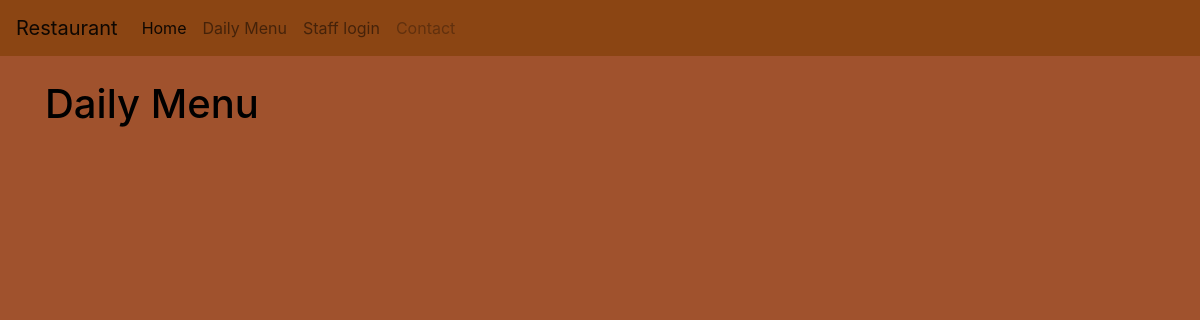
Page /dMenu/ on the earlier database version.
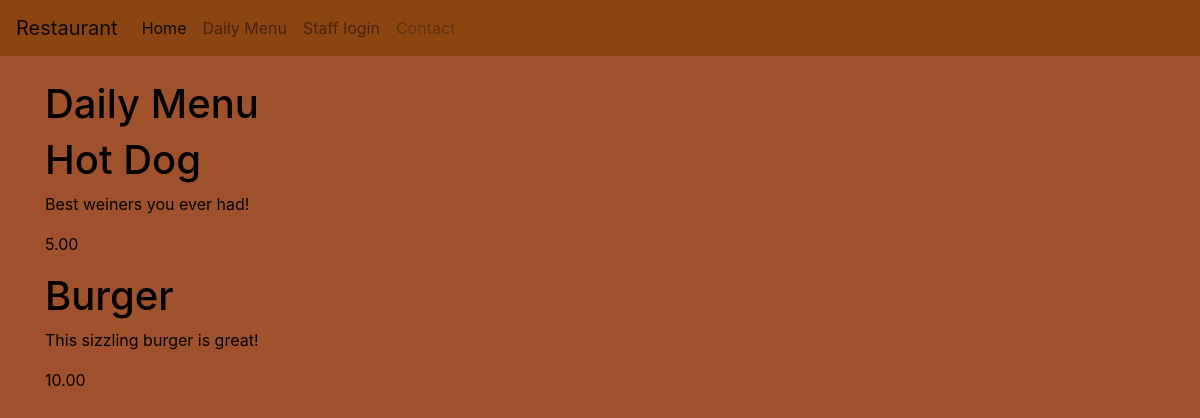
Same page on the later database version.
### main/models.py (models this page shows, shortened)
class dMenu(models.Model):
    title = models.CharField(max_length=100)
    description = models.TextField()
    price = models.DecimalField(max_digits=100, decimal_places=2)
    date_posted = models.DateTimeField(default=timezone.now)

### main/views.py (the view)
# urls.py: path('dMenu/',dMenuListView.as_view(), name='main-dMenu')
class dMenuListView(ListView):
    model = dMenu
    template_name = 'main/dMenu.html'
    context_object_name = 'post'
    ordering = ['-date_posted']

### main/templates/main/dMenu.html (shortened to what this page needs)
{% extends "main/base.html" %}
{% block content %}
<main role="main" class="container" >
 <div class="row">
  <div class="col-md-8">
  <h1>Daily Menu</h1>
  {% for post in post%}
    <h1>{{post.title}}</h1>
    <p>{{post.description}}</p>
    <p>{{post.price}}</p>
  {% endfor %}
</div>
</div>
{% endblock content %}

### main/templates/main/base.html (shortened to what this page needs)
{% load static %}
<!DOCTYPE html>
<html lang="en" dir="ltr">
  <head>
  <link rel="stylesheet" href="https://stackpath.bootstrapcdn.com/bootstrap/4.3.1/css/bootstrap.min.css">
  <link rel="stylesheet" type="text/css" href="{% static 'main/main.css'%}">
  </head>
  <body>
    <header class = "site-header">
      <nav class="navbar fixed-top navbar-expand-lg navbar-light nv-bar-clr">
        <a class="navbar-brand" href="{% url 'main-home' %}">Restaurant</a>
        <div class="collapse navbar-collapse" id="navbarNav">
          <ul class="navbar-nav">
            <li class="nav-item active">
              <a class="nav-link" href="{% url 'main-home' %}">Home <span class="sr-only">(current)</span></a>
            </li>
            <li class="nav-item">
              <a class="nav-link" href="{% url 'main-dMenu' %}">Daily Menu</a>
            </li>
            {% if user.is_authenticated %}
              <li class="nav-item">
                <a class="nav-link" href="{% url 'logout' %}">Staff logout</a>
              </li>
              <li class="nav-item">
                <a class="nav-link" href="{% url 'profile' %}">Staff Profile</a>
              </li>
            {% else %}
              <li class="nav-item">
                <a class="nav-link" href="{% url 'login' %}">Staff login</a>
              </li>
            {% endif %}
            <li class="nav-item">
              <a class="nav-link disabled" href="#">Contact</a>
            </li>
          </ul>
        </div>
      </nav>
    </header>
      {% block content %}{% endblock %}
  </body>
</html>

### main/static/main/main.css (style rules this page uses)
body { background-color: #A0522D; margin-top: 5rem; }
.nv-bar-clr { background-color: #8B4513; }
h1, h5, p { color: #000000; }

Differences in the rows shown:
added dMenu: title "Hot Dog", description "Best weiners you ever had!", price "5.00"
added dMenu: title "Burger", description "This sizzling burger is great!", price "10.00"
